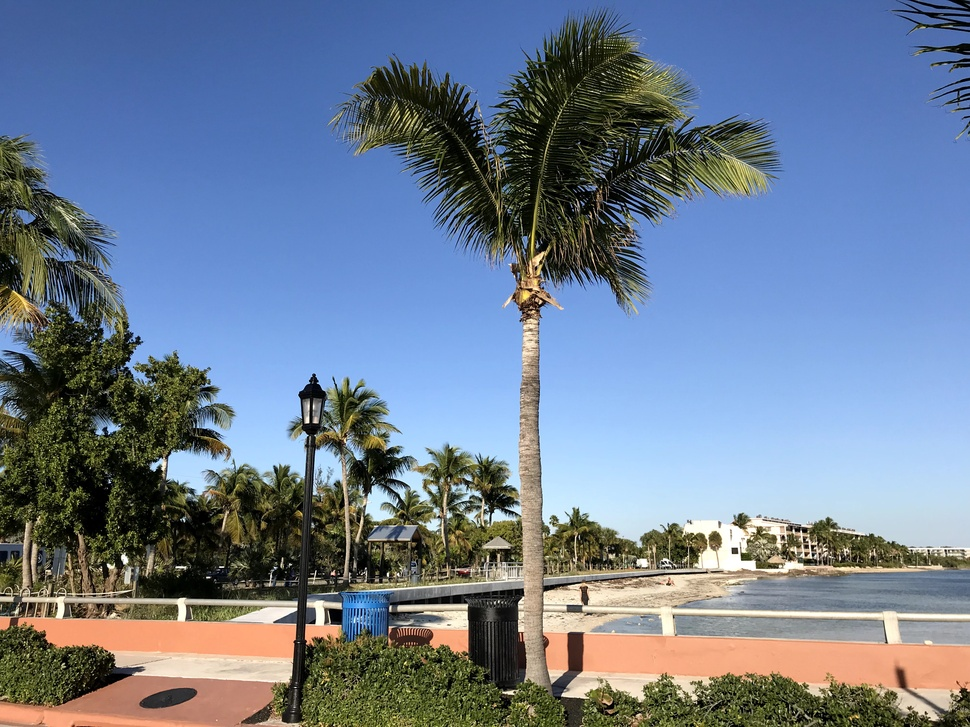
#> input picture img/miami.jpg, 970 x 727 px, shrunk from 4032 x 3024 before the run
$ python image_compress.py
#> lines starting #> are read from the running program, lines starting #| are printed output that depends on the picture
#!/usr/bin/env python
import matplotlib.pyplot as plt
import numpy as np
import time

from PIL import Image

fig, axs = plt.subplots(2, 3, sharex=True, sharey=True, figsize=(16,10))

img = Image.open("img/miami.jpg")
#> img is the input picture: PIL image 970x727 RGB; mean R, G, B 110.3, 125.7, 146.7
axs[0, 0].imshow(img)
axs[0, 0].set_title("size = {}".format(img.size), size=16)
axs[0, 0].axis('off')

# convert it to gray pic
img_gray = img.convert('LA')
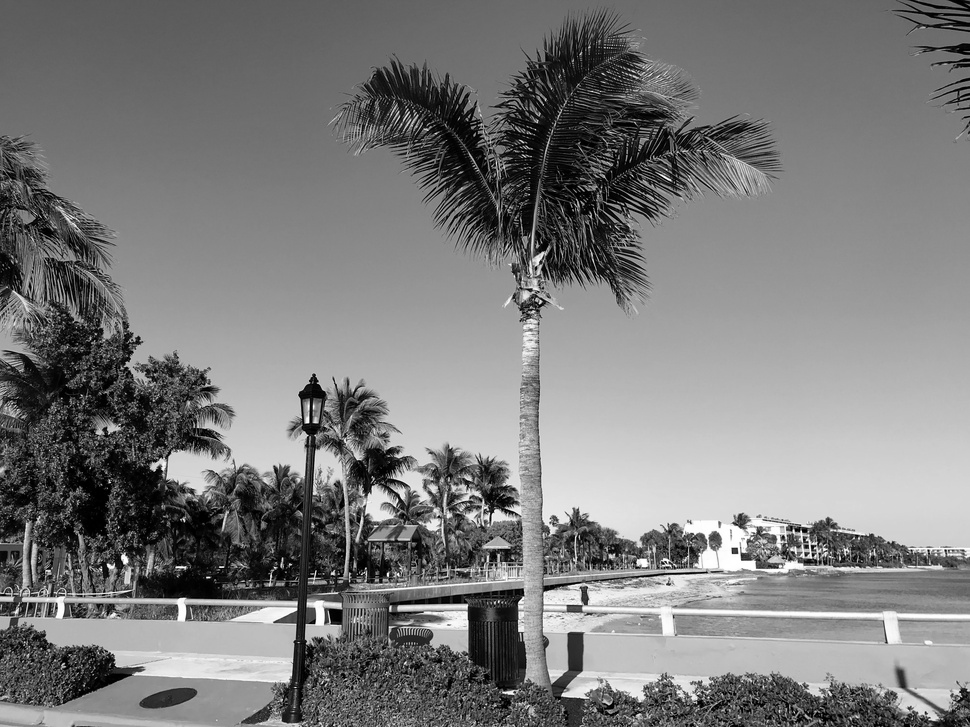
#> img_gray: PIL image 970x727 LA; mean R, G, B, A 123.5, 123.5, 123.5, 255

# convert it to np array
img_mat = np.array(list(img_gray.getdata(band=0)), float)
# reshape the np array
img_mat.shape = (img_gray.size[1], img_gray.size[0])
img_mat = np.matrix(img_mat)
axs[0, 1].imshow(img_mat, cmap='gray')
axs[0, 1].set_title('Gray', size=16)
axs[0, 1].axis('off')

# svd decomposition
U, S, V = np.linalg.svd(img_mat)
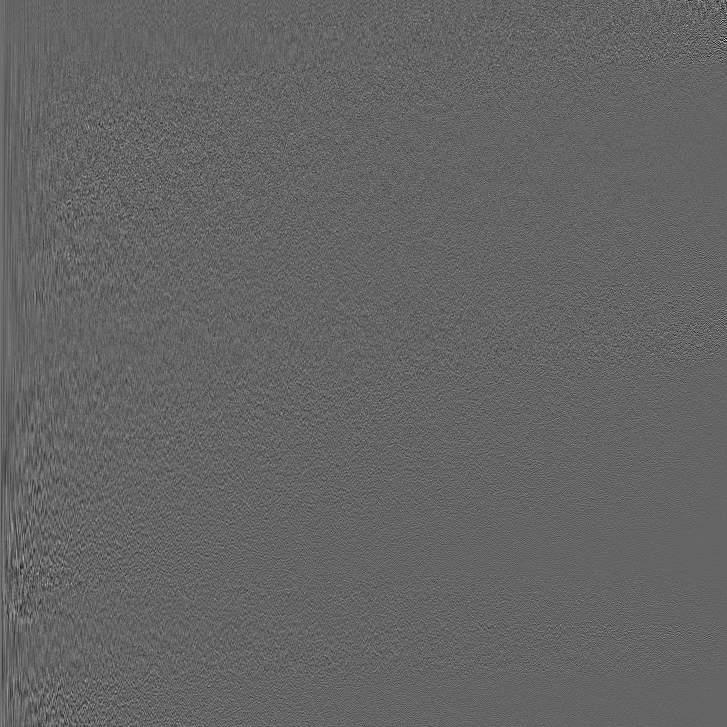
#> U: shape (727, 727) float64; min -0.287, max 0.436, mean 6.11e-05; drawn with min black and max white
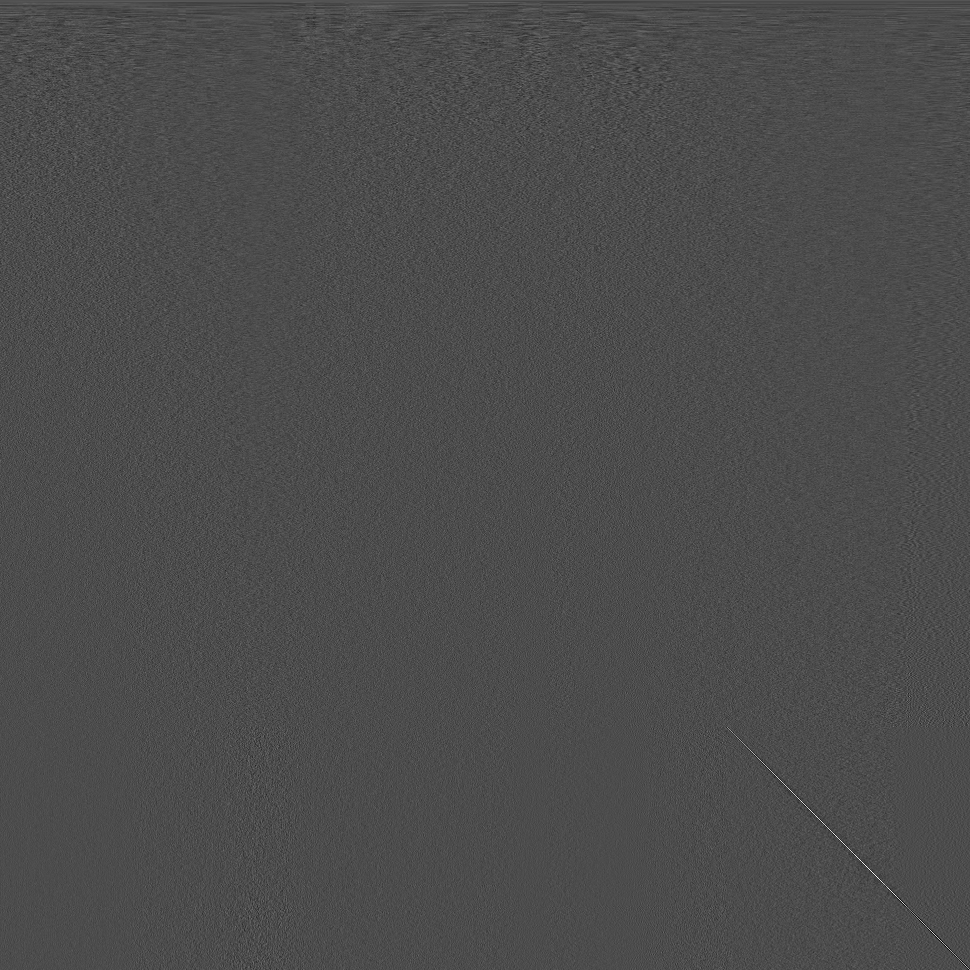
#> V: shape (970, 970) float64; min -0.319, max 0.745, mean 4.22e-05; drawn with min black and max white
#> S = 727 values, max 107651 at index 0, min 17.37 at index 726, mean 859.9

# Computing an approximation of the image using the first column of U and first row of V reproduces the most prominent feature of the image. Each column of pixels in this image is a different weighting of the same values, u_1.
for k,ax in zip([1, 10, 50, 100], axs.flatten()[2:]):
    img_recons = np.matrix(U[:, :k]) * np.diag(S[:k]) * np.matrix(V[:k, :])
    ax.imshow(img_recons, cmap='gray')
    title = "k = %s" % k
    ax.set_title(title, size=16)
    ax.axis('off')
#> this loop made 4 passes
#> pass 1, `img_recons = np.matrix(U[:, :k]) * np.diag(S[:k]) * np.matrix(V[:k, :])`:
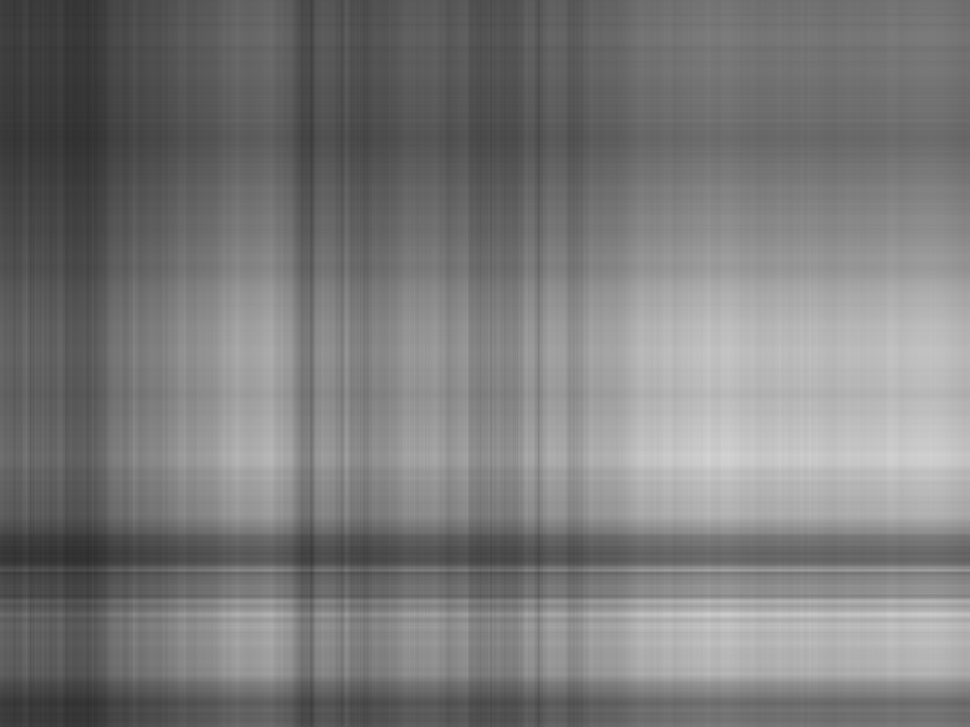
#> img_recons: shape (727, 970) float64; min 45.19, max 213.8, mean 123.1
#> pass 3, `img_recons = np.matrix(U[:, :k]) * np.diag(S[:k]) * np.matrix(V[:k, :])`:
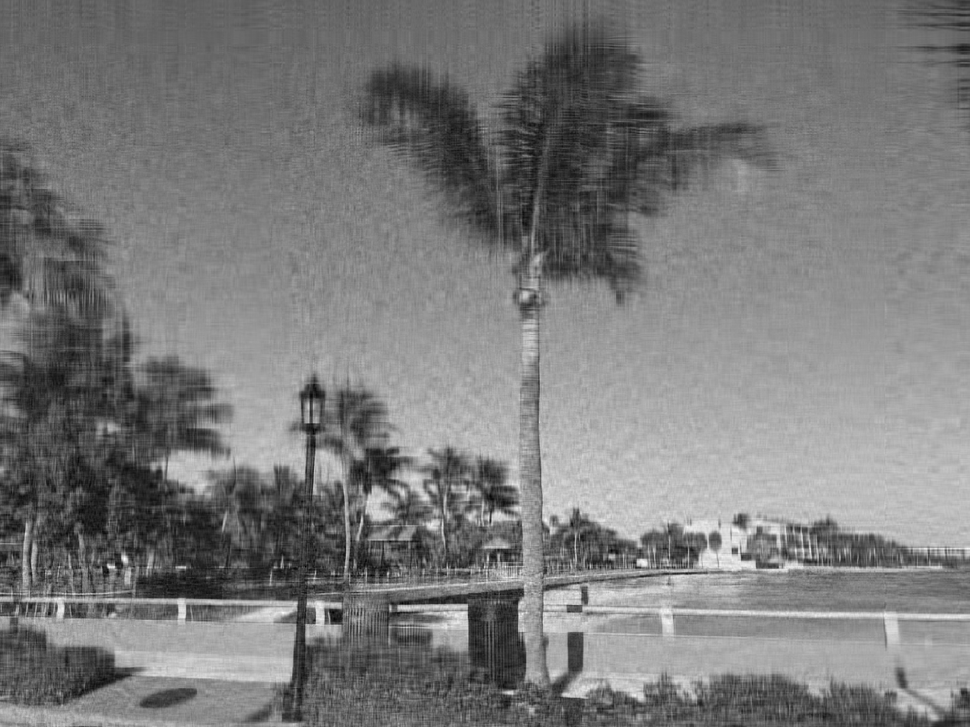
#> img_recons: shape (727, 970) float64; min -42.55, max 301.8, mean 123.5; drawn with min black and max white

# fig.subplots_adjust(hspace=0)

plt.tight_layout()
plt.savefig('reconstructed_images_using_different_SVs.jpg', dpi=300)
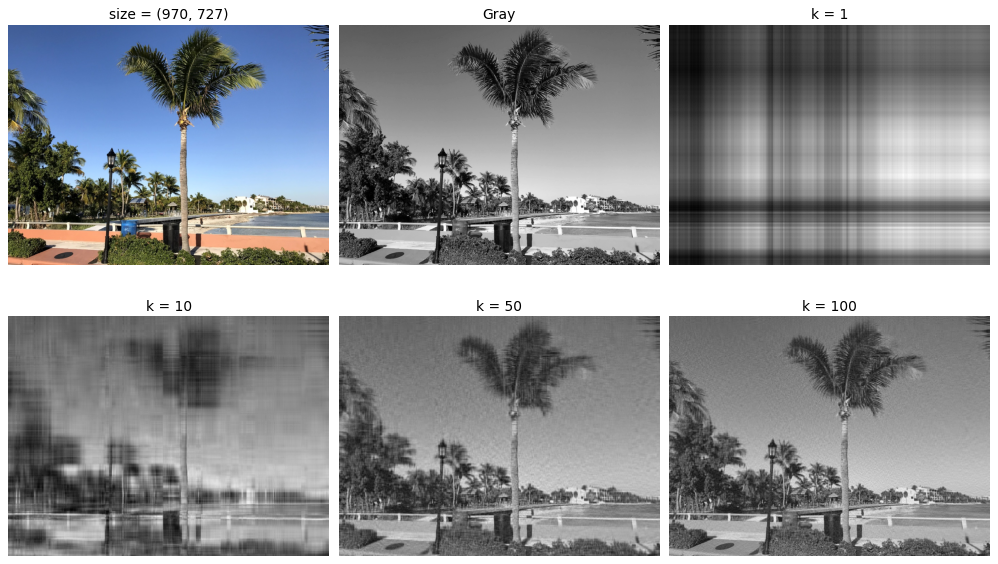
#> figure drawn by matplotlib, 6 panels

$ run again, with img/ann_arbor.jpg copied over img/miami.jpg
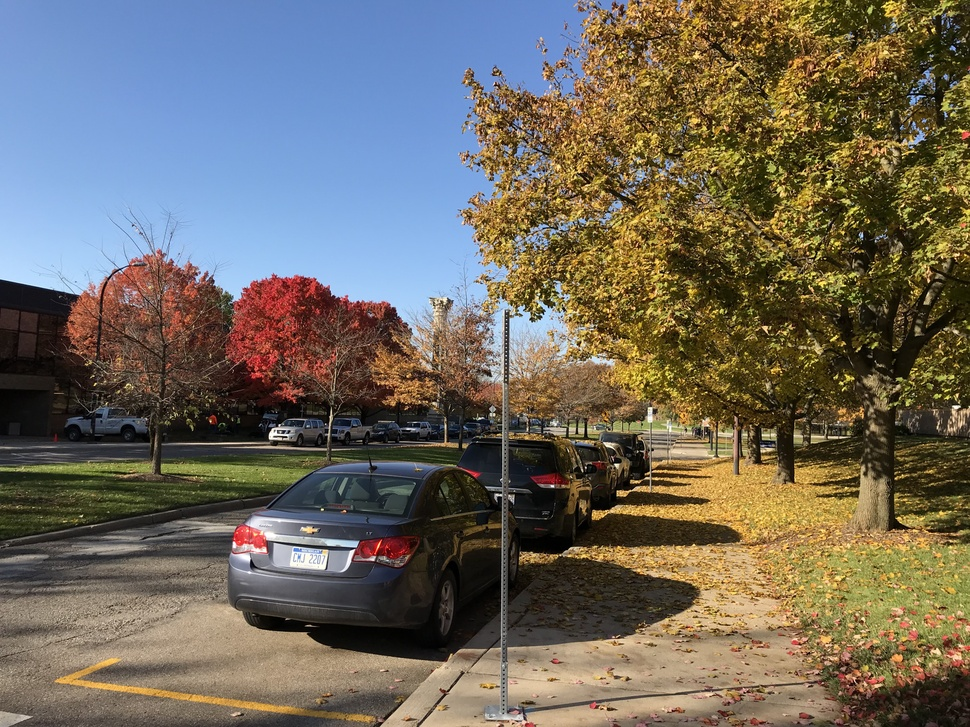
#> input picture img/ann_arbor.jpg, 970 x 727 px, shrunk from 4032 x 3024 before the run
#> img is the input picture: PIL image 970x727 RGB; mean R, G, B 111.3, 105.5, 94.4
#> `U, S, V = np.linalg.svd(img_mat)`:
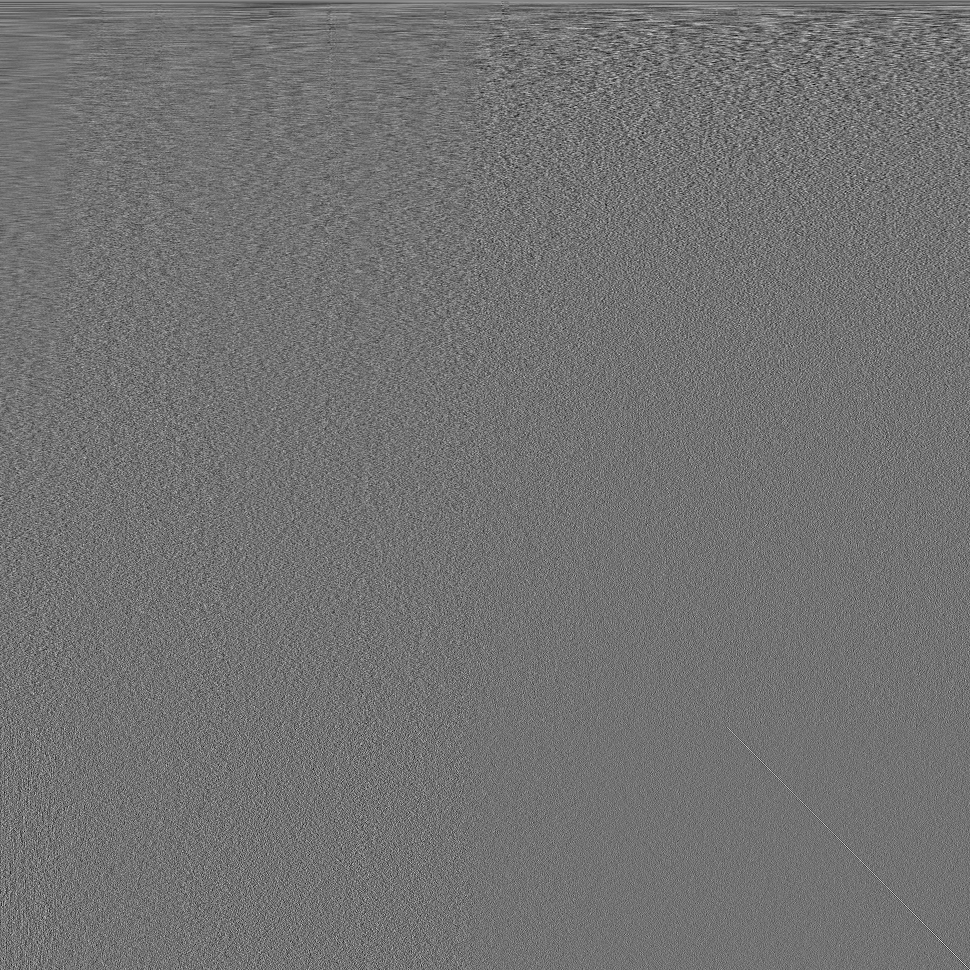
#> V: shape (970, 970) float64; min -0.182, max 0.222, mean 3.2e-05; drawn with min black and max white
#> S = 727 values, max 92155.9 at index 0, min 43.62 at index 726, mean 915
#> the loop `for k,ax in zip([1, 10, 50, 100], axs.flatten()[2:]):` made 4 passes
#> pass 3, `img_recons = np.matrix(U[:, :k]) * np.diag(S[:k]) * np.matrix(V[:k, :])`:
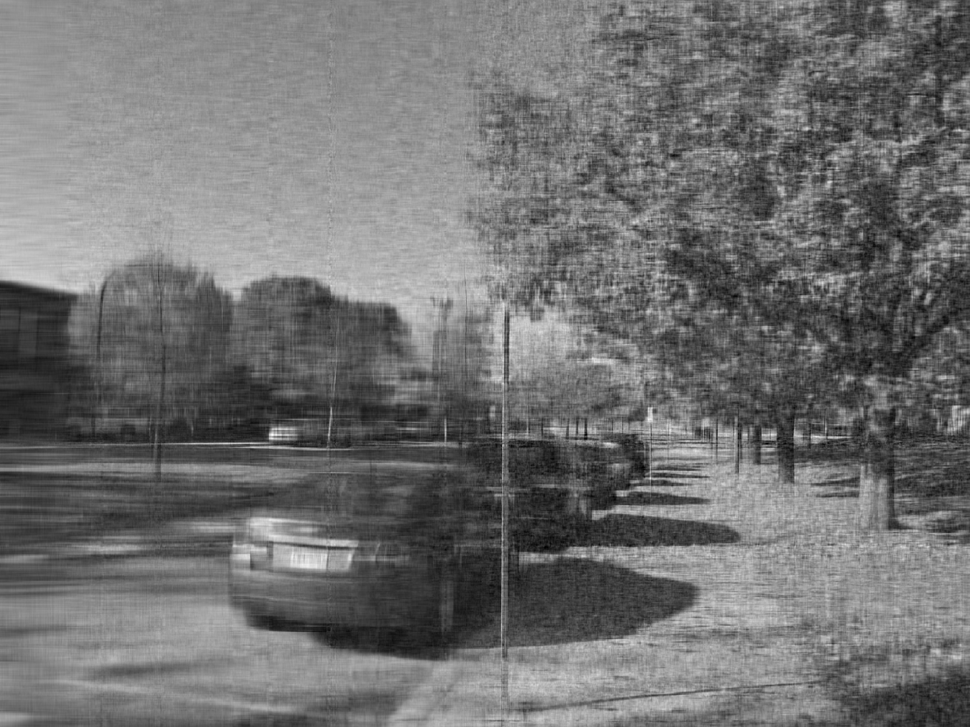
#> img_recons: shape (727, 970) float64; min -38.46, max 285.6, mean 106; drawn with min black and max white
